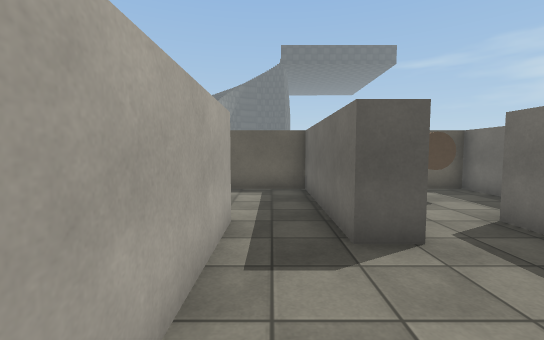
view 1 (above)

24 first-person views from a walk through a 3-D level made in the Unity game engine. The camera is 1.3 m above the floor, tilts 4° down and sees 90° across. The floor is counted in squares, 1 m on a side. Each view is taken from the middle of a square. On the plan, view 1 faces up. The plan holds only what a view shows up to about 13 squares ahead; the rest is blank. The place goes on beyond the plan. The player character is not drawn. Surface patterns are stand-ins for the level's own textures.

view 2
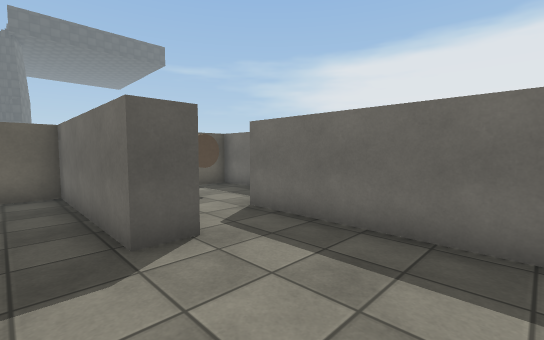

view 3
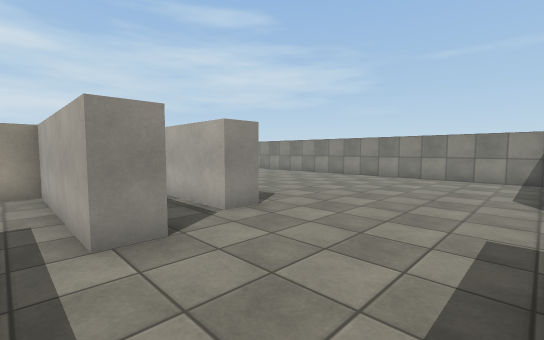

view 4
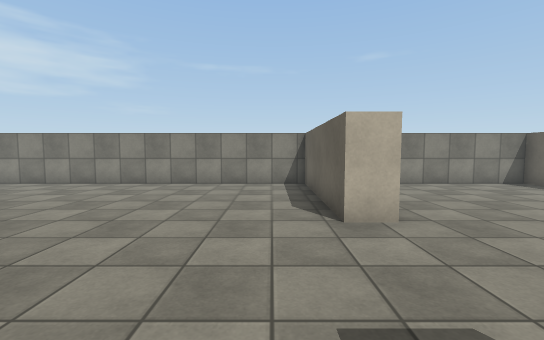

view 5
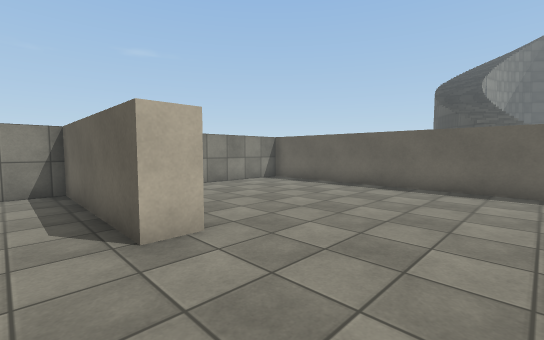

view 6
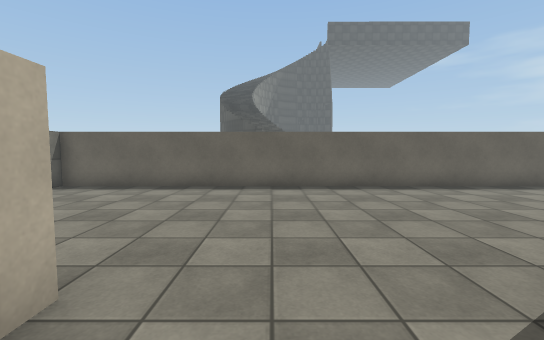

view 7
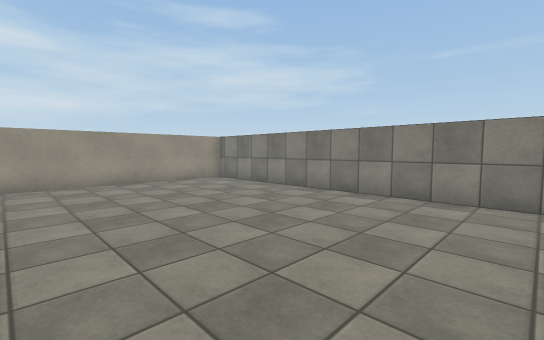

view 8
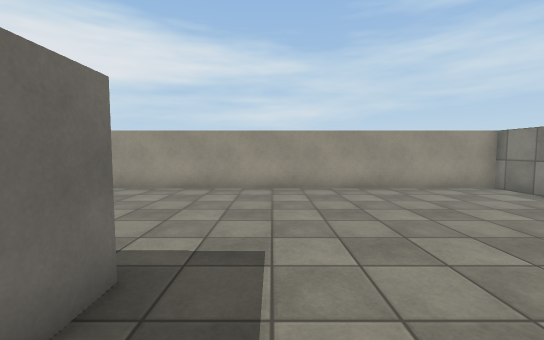

view 9
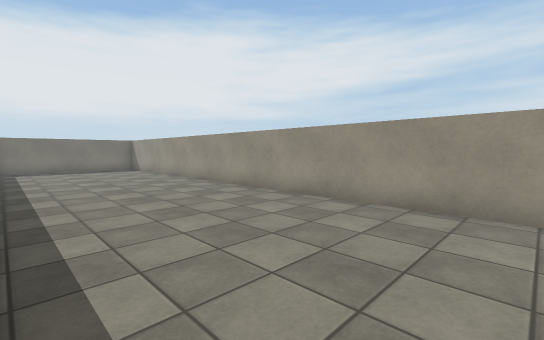

view 10
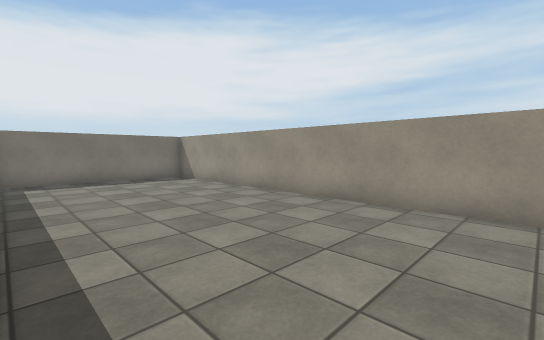

view 11
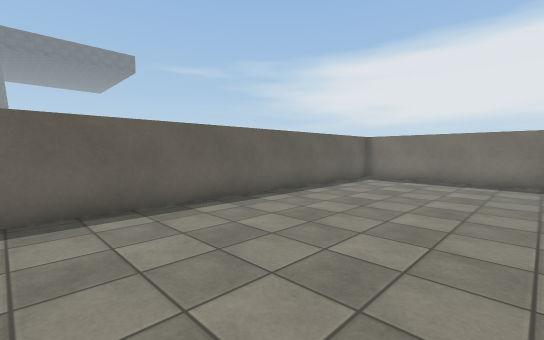

view 12
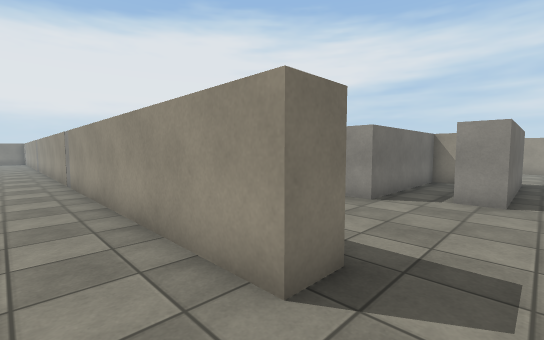

view 13
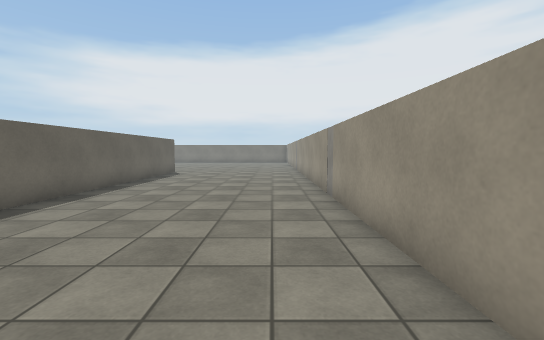

view 14
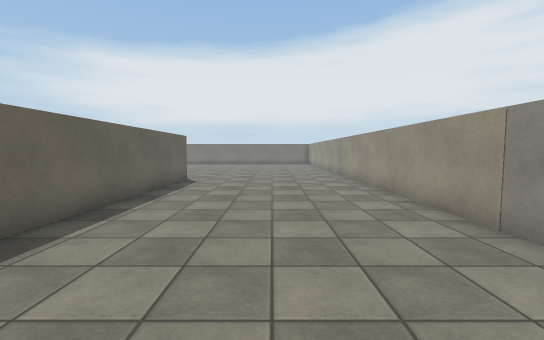

view 15
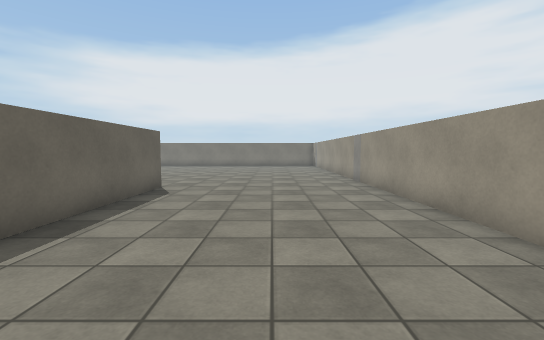

view 16
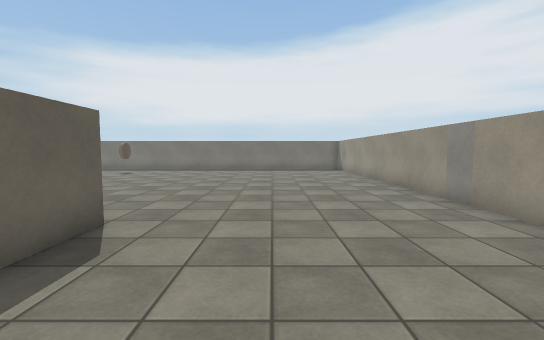

view 17
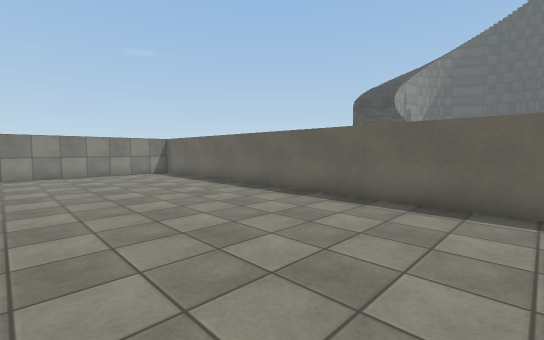

view 18
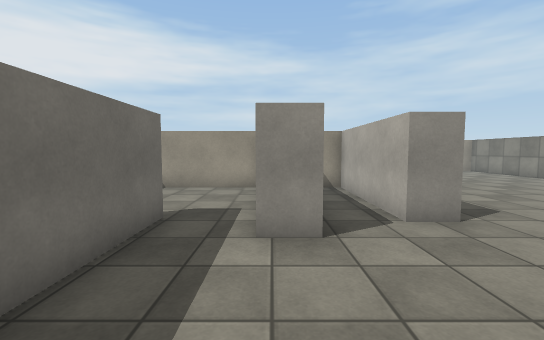

view 19
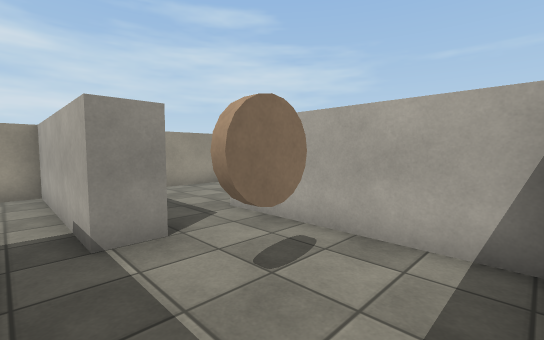

view 20
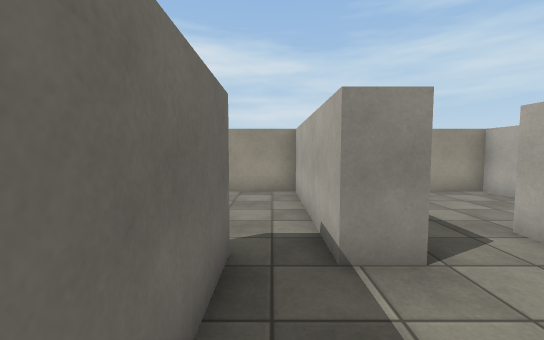

view 21
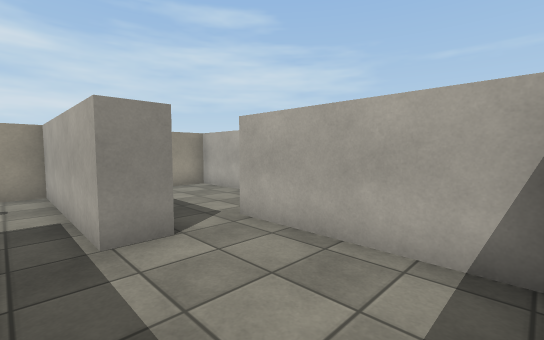

view 22
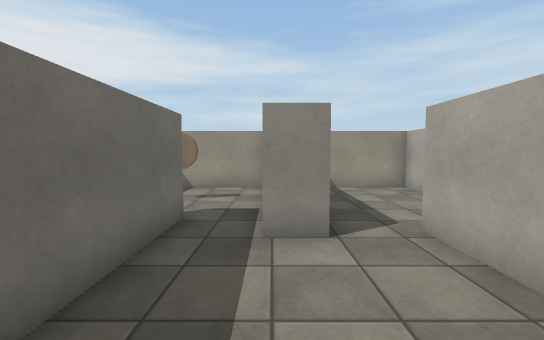

view 23
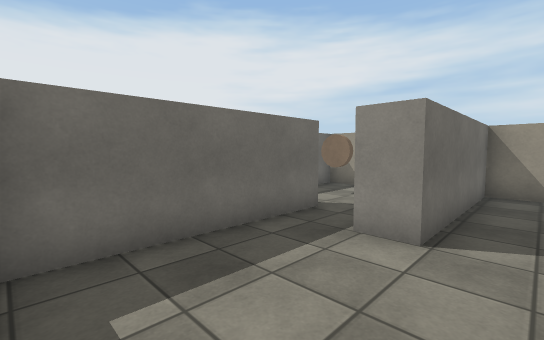

view 24
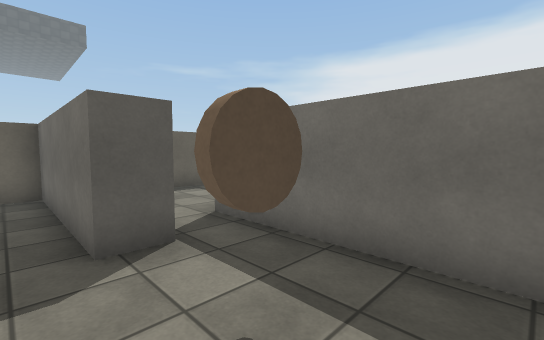

### Floor plan
Ten units are one square. View 1 is at (0, 0); x grows to the right and y downward. Boxes are objects, and circles mark ways between rooms. Rooms are numbered by the first view taken in them; rooms with no view inside come last. Other rooms are left out.
<svg viewBox="-143 -185 343 274">
<path fill="none" stroke="#000" d="M42 1 42 -50M-8 -35 -8 6 30 6M21 -54 21 -37 11 -37M11 -37 11 -93 -15 -93M-35 -92 -35 -103 195 -103M-45 16 -45 -41 -35 -41 -35 6 -18 6 -18 -50 -8 -50 -8 -35M-79 -104 -79 -93 -138 -93 -138 84 140 84M141 17 19 17M149 81 151 20M159 -180 -138 -180 -138 -109M42 -50 52 -50M65 -45 65 -93 52 -93M21 -91 21 -54M91 -50 101 -50 101 -35M75 -91 75 -55M117 -37 117 -93 109 -93M128 -37 117 -37M101 -35 101 6 142 6 142 -50M52 -50 52 6 91 6 91 -50M75 -55 75 -45"/>
<rect x="35" y="-75" width="10" height="10" fill="#bbb"><title>coin</title></rect>
<rect x="125" y="-25" width="10" height="10" fill="#bbb"><title>coin</title></rect>
<circle cx="0" cy="-45" r="3" fill="#2a7"/>
<circle cx="30" cy="-45" r="3" fill="#2a7"/>
<circle cx="60" cy="-50" r="3" fill="#2a7"/>
<circle cx="110" cy="-45" r="3" fill="#2a7"/>
<circle cx="80" cy="-50" r="3" fill="#2a7"/>
<text x="20" y="-20">1</text>
<text x="0" y="-50">2</text>
<text x="50" y="-70">3</text>
<text x="100" y="-70">4</text>
<text x="120" y="-20">5</text>
<text x="70" y="-20">6</text>
</svg>
Room 1 opens to room 2. Room 1 opens to room 3. Room 3 opens to room 6. Room 4 opens to room 5. Room 4 opens to room 6.

Where each view was taken, in squares from view 1:
view 1: 0 up, 0 right, facing up
view 2: 0 up, 0 right, facing up-right
view 3: 9 up, 0 right, facing down-left
view 4: 8 up, 3 left, facing left
view 5: 8 up, 4 left, facing up-left
view 6: 8 up, 6 left, facing up
view 7: 3 up, 6 left, facing down-left
view 8: 1 up, 6 left, facing down
view 9: 2 down, 5 left, facing down-right
view 10: 2 down, 2 right, facing down-right
view 11: 8 down, 2 right, facing up-right
view 12: 12 up, 5 left, facing down-right
view 13: 12 up, 1 left, facing right
view 14: 14 up, 3 right, facing right
view 15: 14 up, 6 right, facing right
view 16: 15 up, 11 right, facing right
view 17: 11 up, 2 right, facing up-left
view 18: 9 up, 1 left, facing down
view 19: 9 up, 6 right, facing down-left
view 20: 8 up, 6 right, facing down
view 21: 9 up, 11 right, facing down-left
view 22: 9 up, 10 right, facing down
view 23: 9 up, 8 right, facing down-right
view 24: 0 up, 11 right, facing up-right
